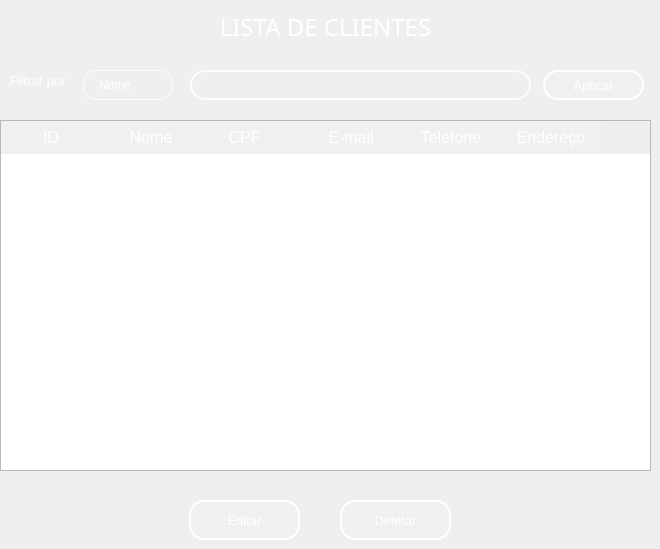
    <widget class="QWidget" name="page">
     <widget class="QLabel" name="label_46">
      <property name="geometry">
       <rect>
        <x>0</x>
        <y>0</y>
        <width>651</width>
        <height>55</height>
       </rect>
      </property>
      <property name="font">
       <font>
        <family>Montserrat Medium</family>
        <pointsize>14</pointsize>
        <italic>false</italic>
       </font>
      </property>
      <property name="styleSheet">
       <string notr="true">background-color: qlineargradient(spread:pad, x1:0, y1:0, x1:0, y1:1, 
                                 stop:0 rgba(0, 50, 150, 255), 
                                 stop:1 rgba(51, 156, 255, 255));</string>
      </property>
      <property name="text">
       <string>&lt;html&gt;&lt;head/&gt;&lt;body&gt;&lt;p align=&quot;center&quot;&gt;&lt;span style=&quot; font-size:18pt; color:#ffffff;&quot;&gt;LISTA DE CLIENTES&lt;/span&gt;&lt;/p&gt;&lt;/body&gt;&lt;/html&gt;</string>
      </property>
     </widget>
     <widget class="QTableWidget" name="tablewidgetClientes">
      <property name="geometry">
       <rect>
        <x>0</x>
        <y>120</y>
        <width>651</width>
        <height>351</height>
       </rect>
      </property>
      <property name="font">
       <font>
        <family>MS Shell Dlg 2</family>
        <pointsize>12</pointsize>
        <weight>50</weight>
        <bold>false</bold>
       </font>
      </property>
      <property name="styleSheet">
       <string notr="true">/* Remove todos os espaços e bordas entre os cabeçalhos */
QHeaderView {
    border: 1px;                         /* Remove bordas externas */
    margin: 0px;                         /* Remove margens */
    padding: 0px;                        /* Remove espaçamento */
}

/* Cabeçalho horizontal (linha de títulos) */
QHeaderView::section:horizontal {
    background-color: rgba(255, 255, 255, 20);  /* Azul */
    color: white;
    border: 1px;                         /* Sem bordas */
    padding: 5px 10px;                   /* Espaçamento interno */
}

/* Cabeçalho vertical (linha lateral) */
QHeaderView::section:vertical {
    background-color: rgba(255, 255, 255, 20);  /* Mesmo azul */
    color: white;
    border: 1px;
    padding: 10px 5px;
}

/* Canto superior esquerdo (onde os cabeçalhos se encontram) */
QTableCornerButton::section {
    background-color: rgba(255, 255, 255, 20);  /* Azul para unificar visual */
    border: 1px;
}</string>
      </property>
      <column>
       <property name="text">
        <string>ID</string>
       </property>
      </column>
      <column>
       <property name="text">
        <string>Nome</string>
       </property>
      </column>
      <column>
       <property name="text">
        <string>CPF   </string>
       </property>
      </column>
      <column>
       <property name="text">
        <string>E-mail</string>
       </property>
      </column>
      <column>
       <property name="text">
        <string>Telefone</string>
       </property>
      </column>
      <column>
       <property name="text">
        <string>Endereço</string>
       </property>
      </column>
     </widget>
     <widget class="QPushButton" name="editButton">
      <property name="geometry">
       <rect>
        <x>189</x>
        <y>500</y>
        <width>111</width>
        <height>40</height>
       </rect>
      </property>
      <property name="font">
       <font>
        <family>MS Shell Dlg 2</family>
        <pointsize>10</pointsize>
        <weight>50</weight>
        <italic>false</italic>
        <bold>false</bold>
       </font>
      </property>
      <property name="styleSheet">
       <string notr="true">QPushButton {
    background-color: rgba(255, 255, 255, 0.5);
    border: 5px solid rgba(255, 255, 255, 0.3); /* Borda branca translúcida */
    color: #333333; /* Texto totalmente opaco */
}

QPushButton:hover {
    background-color: rgba(207, 216, 220, 100);
    border-color:rgba(255, 255, 255,255);
    
}

QPushButton:pressed {
    background-color: #A0B2C8; /* Azul acinzentado */
border-color: #003366; /* Azul escuro */
color: #003366;
}
 QPushButton{border: 2px solid rgba(255, 255, 255, 200);
    border-radius: 15px;
    background-color: rgba(0, 0, 0, 0); /* Totalmente transparente */
    
    /* Espaçamento interno */
    padding: 5px 15px;
    
    /* Cor do texto */
    color: white;
    
    /* Melhora a renderização */
    background-clip: padding-box;
}

/* Efeito ao focar */
QPushButton {
    border: 2px solid rgba(255, 255, 255, 255);
    background-color: rgba(255, 255, 255, 20);
}</string>
      </property>
      <property name="text">
       <string>Editar</string>
      </property>
     </widget>
     <widget class="QPushButton" name="dellButton">
      <property name="geometry">
       <rect>
        <x>340</x>
        <y>500</y>
        <width>111</width>
        <height>40</height>
       </rect>
      </property>
      <property name="font">
       <font>
        <family>MS Shell Dlg 2</family>
        <pointsize>10</pointsize>
        <weight>50</weight>
        <italic>false</italic>
        <bold>false</bold>
       </font>
      </property>
      <property name="styleSheet">
       <string notr="true">QPushButton {
    background-color: rgba(255, 255, 255, 0.5);
    border: 5px solid rgba(255, 255, 255, 0.3); /* Borda branca translúcida */
    color: #333333; /* Texto totalmente opaco */
}

QPushButton:hover {
    background-color: rgba(207, 216, 220, 100);
    border-color:rgba(255, 255, 255,255);
    
}

QPushButton:pressed {
    background-color: #A0B2C8; /* Azul acinzentado */
border-color: #003366; /* Azul escuro */
color: #003366;
}
 QPushButton{border: 2px solid rgba(255, 255, 255, 200);
    border-radius: 15px;
    background-color: rgba(0, 0, 0, 0); /* Totalmente transparente */
    
    /* Espaçamento interno */
    padding: 5px 15px;
    
    /* Cor do texto */
    color: white;
    
    /* Melhora a renderização */
    background-clip: padding-box;
}

/* Efeito ao focar */
QPushButton {
    border: 2px solid rgba(255, 255, 255, 255);
    background-color: rgba(255, 255, 255, 20);
}</string>
      </property>
      <property name="text">
       <string>Deletar</string>
      </property>
     </widget>
     <widget class="QLabel" name="label_13">
      <property name="geometry">
       <rect>
        <x>10</x>
        <y>70</y>
        <width>60</width>
        <height>20</height>
       </rect>
      </property>
      <property name="font">
       <font>
        <pointsize>10</pointsize>
       </font>
      </property>
      <property name="styleSheet">
       <string notr="true">QLabel {
    background: transparent;
    color: white; /* ou o azul da paleta: #339CFF */
    border: 1one;
    padding: 0px;
}
</string>
      </property>
      <property name="text">
       <string>Filtrar por</string>
      </property>
     </widget>
     <widget class="QPushButton" name="btn_pesquisa">
      <property name="geometry">
       <rect>
        <x>543</x>
        <y>70</y>
        <width>101</width>
        <height>30</height>
       </rect>
      </property>
      <property name="font">
       <font>
        <pointsize>10</pointsize>
       </font>
      </property>
      <property name="styleSheet">
       <string notr="true">QPushButton {
    background-color: rgba(255, 255, 255, 0.5);
    border: 5px solid rgba(255, 255, 255, 0.3); /* Borda branca translúcida */
    color: #333333; /* Texto totalmente opaco */
}

QPushButton:hover {
    background-color: rgba(207, 216, 220, 100);
    border-color:rgba(255, 255, 255,255);
    
}

QPushButton:pressed {
    background-color: #A0B2C8; /* Azul acinzentado */
border-color: #003366; /* Azul escuro */
color: #003366;
}
 QPushButton{border: 2px solid rgba(255, 255, 255, 200);
    border-radius: 15px;
    background-color: rgba(0, 0, 0, 0); /* Totalmente transparente */
    
    /* Espaçamento interno */
    padding: 5px 15px;
    
    /* Cor do texto */
    color: white;
    
    /* Melhora a renderização */
    background-clip: padding-box;
}

/* Efeito ao focar */
QPushButton {
    border: 2px solid rgba(255, 255, 255, 255);
    background-color: rgba(255, 255, 255, 20);
}</string>
      </property>
      <property name="text">
       <string>Aplicar</string>
      </property>
     </widget>
     <widget class="QComboBox" name="combo_pesquisa">
      <property name="geometry">
       <rect>
        <x>83</x>
        <y>70</y>
        <width>90</width>
        <height>30</height>
       </rect>
      </property>
      <property name="styleSheet">
       <string notr="true">QComboBox {
    border: 1px solid rgba(255, 255, 255, 200);  /* Borda visível */
    border-radius: 13px;
    background-color: transparent;              /* Totalmente transparente */
    padding: 5px 15px;
    color: white;
    font-size: 12px;
    background-clip: padding-box;
}

QComboBox:focus {
    border: 1px solid rgba(255, 255, 255, 255);  /* Borda mais forte no foco */
    background-color: rgba(255, 255, 255, 36);   /* Leve destaque no foco */
}

/* Remove o botão e a seta */
QComboBox::drop-down {
    border: 1one;
    background: transparent;
    width: 0px;  /* Esconde o espaço reservado pra seta */
}

QComboBox::down-arrow {
    width: 0;
    height: 0;
    border: 1one;
}

/* Dropdown com estilo flat e legível */
QComboBox QAbstractItemView {
    background-color: #2A2A2A;              /* Fundo da lista */
    color: white;                           /* Texto das opções */
    border: 1px solid rgba(255, 255, 255, 50);
    border-radius: 8px;
    selection-background-color: #339CFF;    /* Azul no hover/seleção */
    selection-color: black;
}
</string>
      </property>
      <property name="currentText">
       <string>Nome</string>
      </property>
      <property name="placeholderText" stdset="0">
       <string/>
      </property>
      <item>
       <property name="text">
        <string>Nome</string>
       </property>
      </item>
      <item>
       <property name="text">
        <string>CPF</string>
       </property>
      </item>
     </widget>
     <widget class="QLineEdit" name="line_pesquisa_CLIENTE">
      <property name="geometry">
       <rect>
        <x>190</x>
        <y>70</y>
        <width>341</width>
        <height>30</height>
       </rect>
      </property>
      <property name="styleSheet">
       <string notr="true">QLineEdit {
    /* Borda e fundo */
    border: 2px solid rgba(255, 255, 255, 200);
    border-radius: 15px;
    background-color: rgba(0, 0, 0, 0); /* Totalmente transparente */
    
    /* Espaçamento interno */
    padding: 5px 15px;
    
    /* Cor do texto */
    color: white;
    
    /* Melhora a renderização */
    background-clip: padding-box;
}

/* Efeito ao focar */
QLineEdit:focus {
    border: 2px solid rgba(255, 255, 255, 255);
    background-color: rgba(255, 255, 255, 36);
}</string>
      </property>
      <property name="placeholderText">
       <string/>
      </property>
     </widget>
    </widget>
